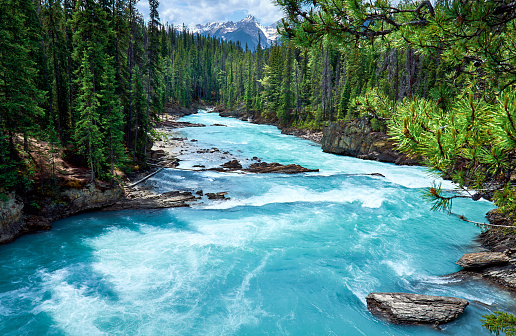
#> input picture Imagens/rio1.jpeg, 516 x 336 px, given in place of Imagensrio1.jpeg, which was not available
$ python comparaImagens_3.py
#> lines starting #> are read from the running program, lines starting #| are printed output that depends on the picture; after the words box and inside, x2 and y2 are one past the last pixel; in counts of white or black regions, pixels touching at a corner belong together; pictures that were not available may be replaced by others from this repository, and a replacement may not be noted
import cv2
import numpy as np


# Pasta onde estão as imagens para serem comparadas
pastaImagens = '/Users/fabiopegadosilveira/Documents/GitHub/TFC-DEISI6-RiverWatcher/Imagens'
pastaImagensOutput = '/Users/fabiopegadosilveira/Documents/GitHub/TFC-DEISI6-RiverWatcher/Imagens/Output/'
# Carrega as duas imagens que deseja comparar
# Editar o nome para as imagens a comparar
img1 = cv2.imread(pastaImagens + 'rio1.jpeg')
#> img1 is the input picture: shape (336, 516, 3); mean B, G, R 118.7, 124.2, 82.5
img2 = cv2.imread(pastaImagens + 'rio2.jpeg')
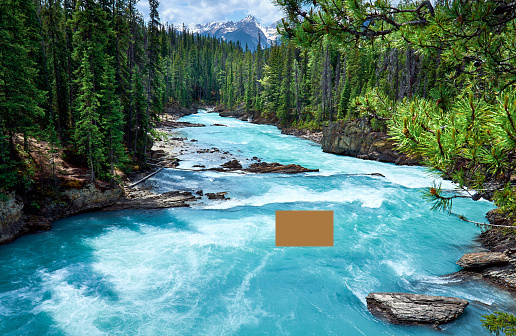
#> input picture Imagens/rio2.jpeg, 516 x 336 px, given in place of Imagensrio2.jpeg, which was not available
#> img2 is the input picture: shape (336, 516, 3); mean B, G, R 116.8, 123.1, 83

# Lista as Imagens presentes na pasta
'''for imagem in os.listdir(pastaImagens):
    imagemAtual = os.path.join(pastaImagens, imagem)
    print(imagemAtual)'''


def mostra_diferencas(imagem1, imagem2):
    # Calcula a diferença absoluta entre as duas imagens
    diferencaAbsoluta = cv2.absdiff(imagem1, imagem2)
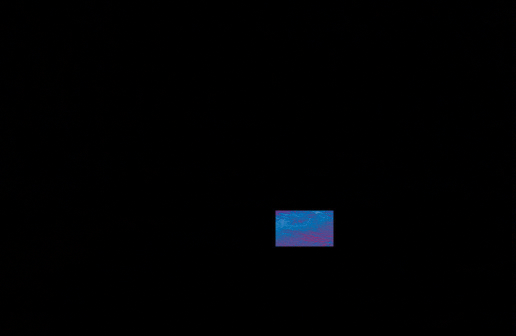
#> diferencaAbsoluta: shape (336, 516, 3); mean B, G, R 2.1, 1.2, 0.7
    cv2.imshow("diferenca absoluta", diferencaAbsoluta)
    cv2.waitKey(0)
    # Converte a diferença absoluta em grayscale
    diferencaAbsolutaGray = cv2.cvtColor(diferencaAbsoluta, cv2.COLOR_BGR2GRAY)

    # Faz um highlight as diferenças
    _, diff_thresholded = cv2.threshold(diferencaAbsolutaGray, 30, 255, cv2.THRESH_BINARY)
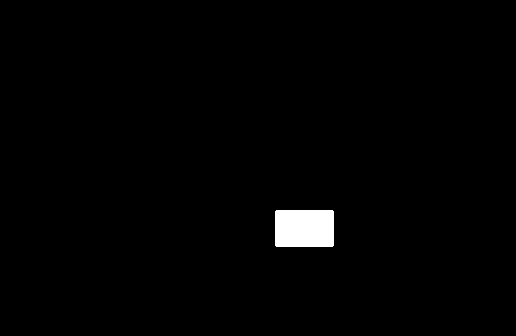
#> diff_thresholded: shape (336, 516); 1.3% white; 1 white region, box (x1, y1, x2, y2) and area: (275, 210, 334, 247) 2179

    # Procura os contornos das diferenças
    contours, _ = cv2.findContours(diff_thresholded, cv2.RETR_EXTERNAL, cv2.CHAIN_APPROX_SIMPLE)
#> contours = 1 item

    # Imagem preta para depois ser usada como base
    imagemFundoPreto = np.zeros_like(imagem1)
    # Desenha os contornos preenchidos na imagem preta
    cv2.drawContours(imagemFundoPreto, contours, -1, (0, 0, 255), thickness=cv2.FILLED)
    cv2.imshow("imagemFundoPreto", imagemFundoPreto)
    cv2.waitKey(0)


    # Bitwise AND para mostrar a combinação entre as duas imagens, mostra a diferença em "marca de agua"
    diferencaFundoPreto = cv2.bitwise_and(imagem1, imagem2)
    cv2.imshow("diferencaFundoPreto", diferencaFundoPreto)
    cv2.drawContours(diferencaFundoPreto, contours, -1, (0, 0, 255), 2)
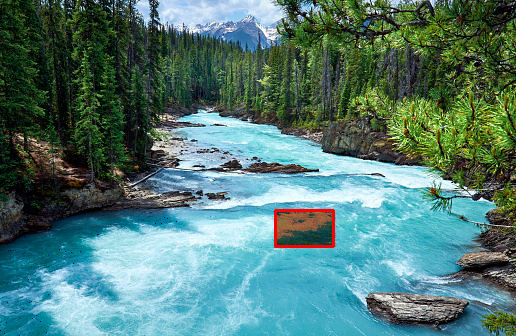
#> diferencaFundoPreto: shape (336, 516, 3); mean B, G, R 115.8, 121.7, 82.1
    cv2.imwrite(pastaImagensOutput + "diferenca_3.4.jpg", diferencaFundoPreto)


    # Desenha os contornos das diferenças
    # Usa a imagem original para desenhar os contornos das diferenças
    diferencaImagem1 = imagem1.copy()
    diferencaImagem2 = imagem2.copy()
    contornoInternoFilled = imagem1.copy()
    contornoInternoNotFilled = imagem1.copy()
    cv2.drawContours(diferencaImagem1, contours, -1, (0, 0, 255), 2)
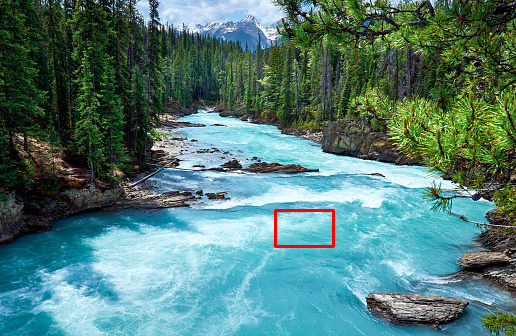
#> diferencaImagem1: shape (336, 516, 3); 0.32% of pixels changed, all inside (x1, y1, x2, y2) = (274, 209, 335, 248)
    cv2.drawContours(diferencaImagem2, contours, -1, (0, 0, 255), 2)
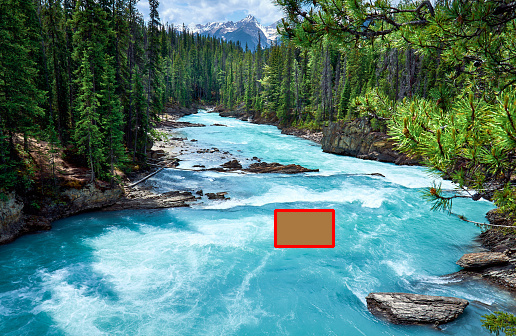
#> diferencaImagem2: shape (336, 516, 3); 0.32% of pixels changed, all inside (x1, y1, x2, y2) = (274, 209, 335, 248)
    cv2.drawContours(contornoInternoFilled, contours, -1, (0, 0, 255), thickness=cv2.FILLED)
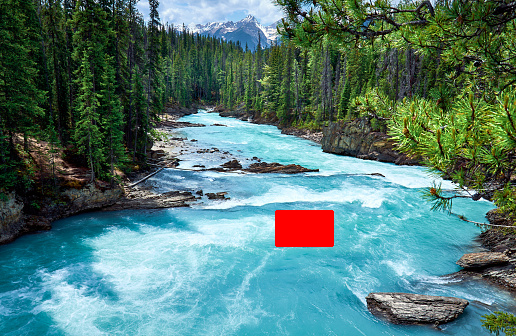
#> contornoInternoFilled: shape (336, 516, 3); 1.26% of pixels changed, all inside (x1, y1, x2, y2) = (275, 210, 334, 247)
    cv2.drawContours(contornoInternoNotFilled, contours, -1, (0, 0, 255), 2)


    # Mostra as imagens
    cv2.imshow("Imagem 1", imagem1)
    cv2.imshow("Imagem 2", imagem2)
    cv2.imshow("Diferenca Imagem 1", diferencaImagem1)
    cv2.imshow("Diferenca Imagem 2", diferencaImagem2)
    cv2.imshow("contorno interno filled", contornoInternoFilled)
    cv2.imshow("contorno interno not filled", contornoInternoNotFilled)
    cv2.imwrite(pastaImagensOutput + "diferenca_3.1.jpg", diferencaImagem1)
    cv2.imwrite(pastaImagensOutput + "diferenca_3.2.jpg", diferencaImagem2)
    cv2.imwrite(pastaImagensOutput + "diferenca_3.3.jpg", contornoInternoFilled)
    cv2.waitKey(0)


# Executa a função
mostra_diferencas(img1, img2)

# Fecha as janelas abertas durante a execução (imagens e as suas diferenças)
cv2.destroyAllWindows()
